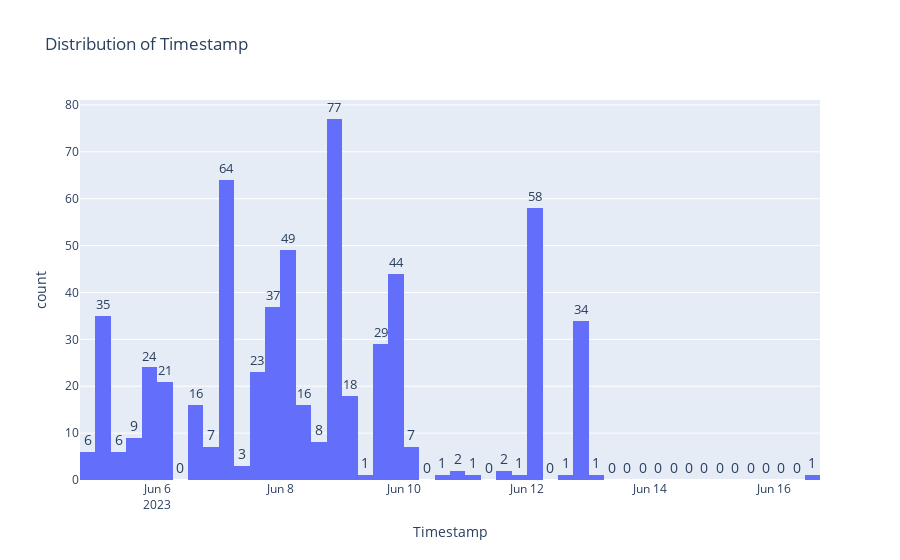

Here is the notebook cell this chart was saved with:
### Code cell
# -------------------------
# DATE VARIABLES
# -------------------------
date_cols = ['Timestamp']

for col in date_cols:
    fig = px.histogram(
        df,
        x=col,
        nbins=50,
        title=f'Distribution of {col.replace("_"," ").title()}',
        labels={col: col.replace("_"," ").title(), 'count':'Count'}
    )
    fig.update_traces(
        texttemplate='%{y}',
        textposition='outside',
        textfont_size=14
    )
    fig.show()

### Figure 1 — Plotly figure (JSON) as saved in the notebook; plotly's stock layout.template omitted (floating-point values rounded to 4 significant figures; data arrays with more than 128 entries replaced by an {"elided": "..."} marker saying what was removed)
{"data": [{"bingroup": "x", "hovertemplate": "Timestamp=%{x}<br>count=%{y}<extra></extra>", "legendgroup": "", "marker": {"color": "#636efa", "pattern": {"shape": ""}}, "name": "", "nbinsx": 50, "orientation": "v", "showlegend": false, "textfont": {"size": 14}, "textposition": "outside", "texttemplate": "%{y}", "type": "histogram", "x": {"elided": "602 str values"}, "xaxis": "x", "yaxis": "y"}], "layout": {"barmode": "relative", "legend": {"tracegroupgap": 0}, "title": {"text": "Distribution of Timestamp"}, "xaxis": {"anchor": "y", "domain": [0, 1], "title": {"text": "Timestamp"}}, "yaxis": {"anchor": "x", "domain": [0, 1], "title": {"text": "count"}}}}
